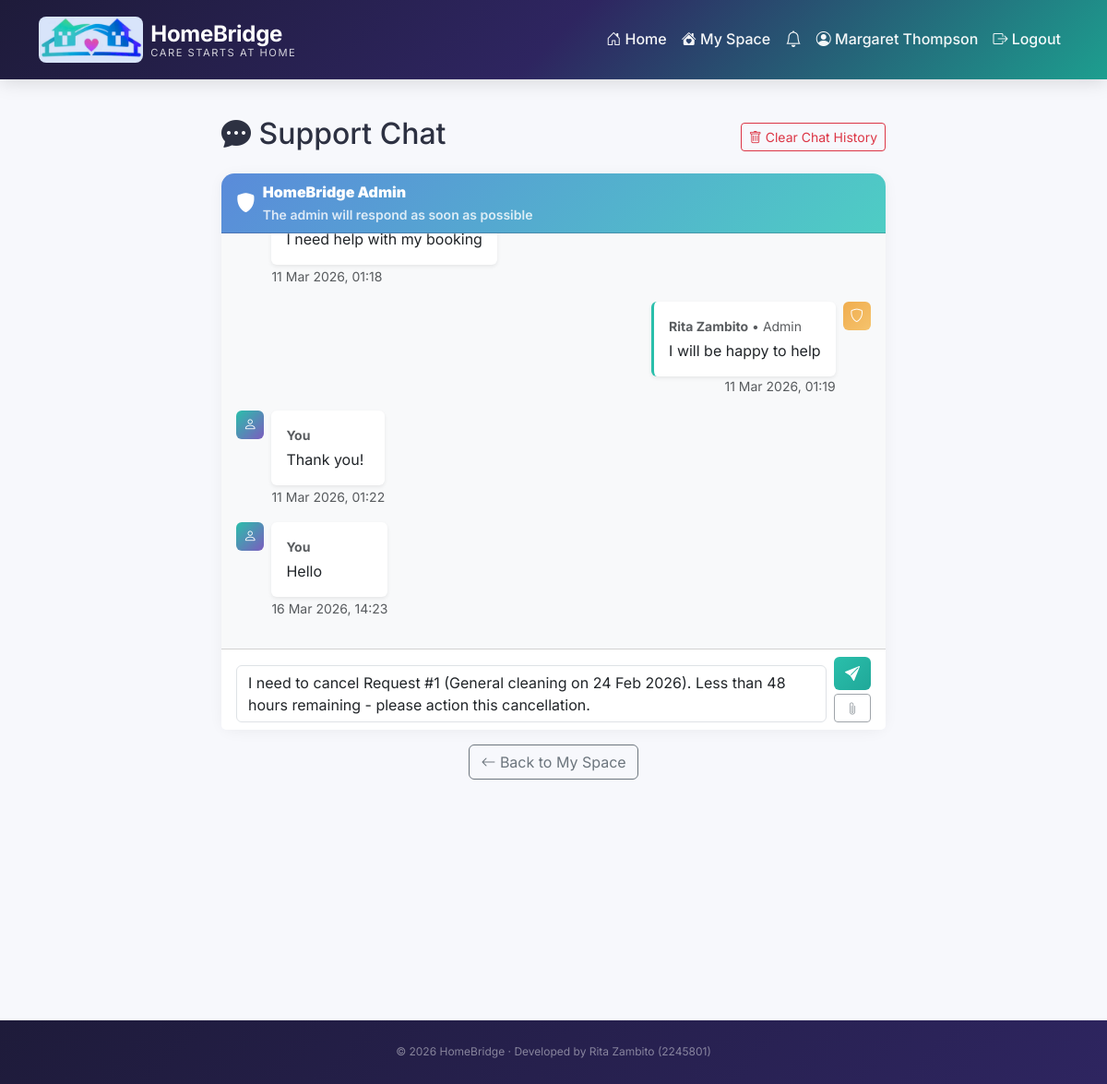
/support-chat?request_id=1 (signed in), run on the app's committed database.
### app.py (models this page shows)
class ServiceUser(db.Model):
    __tablename__ = 'service_users'
    id = db.Column(db.Integer, primary_key=True)
    name = db.Column(db.String(100), nullable=False)
    email = db.Column(db.String(120), unique=True, nullable=False)
    password = db.Column(db.String(200), nullable=False)
    phone = db.Column(db.String(20))
    address = db.Column(db.String(200))
    postcode = db.Column(db.String(10))
    latitude = db.Column(db.Float)  # Cached coordinates
    longitude = db.Column(db.Float)  # Cached coordinates
    conditions = db.Column(db.Text)
    emergency_contact = db.Column(db.String(20))
    registered_date = db.Column(db.DateTime, default=uk_now)
    status = db.Column(db.String(20), default='active')

class ChatMessage(db.Model):
    __tablename__ = 'chat_messages'
    id = db.Column(db.Integer, primary_key=True)
    participant_id = db.Column(db.Integer, nullable=False)
    participant_type = db.Column(db.String(20), nullable=False)  # 'user' or 'volunteer'
    sender_type = db.Column(db.String(20), nullable=False)  # 'user', 'volunteer', 'admin'
    sender_name = db.Column(db.String(100), nullable=False)
    message = db.Column(db.Text, nullable=False)
    is_read = db.Column(db.Boolean, default=False)
    created_date = db.Column(db.DateTime, default=uk_now)
    linked_request_id = db.Column(db.Integer, db.ForeignKey('requests.id'), nullable=True)

### app.py (the view, shortened to what this page needs)
@app.route('/support-chat', methods=['GET', 'POST'])
@login_required
def support_chat():
    if current_user.user_type == 'admin':
        return redirect(url_for('admin_conversations'))
    my_id = int(current_user.id.split('_')[1])
    my_type = current_user.user_type
    prefill_message = ''
    prefill_request_id = request.args.get('request_id', '')
    if prefill_request_id:
        req_obj = Request.query.get(prefill_request_id)
        if req_obj:
            prefill_message = f"I need to cancel Request #{req_obj.id} ({req_obj.support_type} on {fmt_date(req_obj.preferred_date)}). Less than 48 hours remaining - please action this cancellation."
    messages = ChatMessage.query.filter_by(
        participant_id=my_id,
        participant_type=my_type
    ).order_by(ChatMessage.created_date.asc()).all()
    for msg in messages:
        if msg.sender_type == 'admin' and not msg.is_read:
            msg.is_read = True
    db.session.commit()
    return render_template('support_chat.html',
                           messages=messages,
                           prefill_message=prefill_message,
                           prefill_request_id=prefill_request_id)

### app.py (called while the page is built)
@login_manager.user_loader
def load_user(user_id):
    user_type, actual_id = user_id.split('_')
    actual_id = int(actual_id)
    if user_type == 'user':
        user_obj = ServiceUser.query.get(actual_id)
        if user_obj:
            return User(user_id, user_obj.email, user_obj.name, 'user')
    elif user_type == 'volunteer':
        volunteer_obj = Volunteer.query.get(actual_id)
        if volunteer_obj:
            return User(user_id, volunteer_obj.email, volunteer_obj.name, 'volunteer')
    elif user_type == 'admin':
        admin_obj = Admin.query.get(actual_id)
        if admin_obj:
            return User(user_id, admin_obj.email, admin_obj.name, 'admin')
    return None

@app.after_request
def add_no_cache(response):
    response.headers['Cache-Control'] = 'no-cache, no-store, must-revalidate'
    response.headers['Pragma'] = 'no-cache'
    response.headers['Expires'] = '0'
    return response

@app.context_processor
def inject_notification_count():
    if hasattr(current_user, 'is_authenticated') and current_user.is_authenticated:
        actual_id = int(current_user.id.split('_')[1])
        count = Notification.query.filter_by(
            recipient_id=actual_id,
            recipient_type=current_user.user_type,
            is_read=False
        ).count()
        return {'unread_notifications': count}
    return {'unread_notifications': 0}

@app.template_filter('format_date')
def format_date_filter(date_str):
    if not date_str:
        return 'Flexible'
    try:
        from datetime import datetime
        date_obj = datetime.strptime(date_str, '%Y-%m-%d')
        return date_obj.strftime('%d %b %Y')
    except (ValueError, TypeError):
        return date_str

def fmt_date(date_str):
    return format_date_filter(date_str)

### templates/support_chat.html (shortened to what this page needs)
{% extends 'base.html' %}
{% block content %}
<div class="container">
    <div class="row justify-content-center">
        <div class="col-md-8">
            <div class="d-flex justify-content-between align-items-center mb-3">
                <h2><i class="bi bi-chat-dots-fill"></i> Support Chat</h2>
                {% if messages %}
                <form method="POST" action="{{ url_for('clear_chat') }}" class="d-inline"
                      onsubmit="return confirm('Clear all chat history? This cannot be undone.')">
                    <button type="submit" class="btn btn-outline-danger btn-sm">
                        <i class="bi bi-trash"></i> Clear Chat History
                    </button>
                </form>
                {% endif %}
            </div>
            <div class="card">
                <div class="card-header text-white" style="background: linear-gradient(135deg, #5A8BDA, #4ECDC4); border-radius: 8px 8px 0 0;">
                    <div class="d-flex align-items-center">
                        <i class="bi bi-shield-fill me-2" style="font-size: 1.3rem;"></i>
                        <div>
                            <strong>HomeBridge Admin</strong>
                            <br><small style="opacity: 0.8;">The admin will respond as soon as possible</small>
                        </div>
                    </div>
                </div>
                <div class="card-body" style="height: 450px; overflow-y: auto; background: #f8f9fa;" id="chatArea">
                    {% if messages %}
                        {% for msg in messages %}
                            {% if msg.sender_type != 'admin' %}
                                <div class="d-flex mb-3">
                                    <div class="me-2">
                                        <span class="badge bg-primary p-2"><i class="bi bi-person" style="font-size: 0.9rem;"></i></span>
                                    </div>
                                    <div style="max-width: 75%;">
                                        <div class="bg-white p-3 rounded shadow-sm">
                                            <small class="text-muted d-block mb-1"><strong>You</strong></small>
                                            <p class="mb-0" style="white-space: pre-wrap;">{{ msg.message }}</p>
                                        </div>
                                        <small class="text-muted">{{ msg.created_date.strftime('%d %b %Y, %H:%M') }}</small>
                                    </div>
                                </div>
                            {% else %}
                                <div class="d-flex mb-3 justify-content-end">
                                    <div style="max-width: 75%;">
                                        <div class="bg-white p-3 rounded shadow-sm" style="border-left: 3px solid var(--hb-teal);">
                                            <small class="text-muted d-block mb-1"><strong>{{ msg.sender_name }}</strong> &bull; Admin</small>
                                            <p class="mb-0" style="white-space: pre-wrap;">{{ msg.message }}</p>
                                        </div>
                                        <small class="text-muted d-block text-end">{{ msg.created_date.strftime('%d %b %Y, %H:%M') }}</small>
                                    </div>
                                    <div class="ms-2">
                                        <span class="badge bg-warning p-2"><i class="bi bi-shield" style="font-size: 0.9rem;"></i></span>
                                    </div>
                                </div>
                            {% endif %}
                        {% endfor %}
                    {% else %}
                        <div class="text-center py-5">
                            <i class="bi bi-chat-dots text-muted" style="font-size: 3rem;"></i>
                            <p class="text-muted mt-2">No messages yet. Start a conversation with the admin.</p>
                        </div>
                    {% endif %}
                </div>
                <div class="card-footer bg-white">
                    <form method="POST" class="d-flex align-items-end gap-2">
                        <div class="flex-grow-1">
                            <textarea class="form-control" name="message" rows="2"
                                      placeholder="Type your message..." required style="resize: none;">{{ prefill_message }}</textarea>
                        </div>
                        <div class="d-flex flex-column gap-1">
                            <button type="submit" class="btn btn-success">
                                <i class="bi bi-send-fill"></i>
                            </button>
                            <button type="button" class="btn btn-outline-secondary btn-sm" disabled title="File attachments coming soon">
                                <i class="bi bi-paperclip"></i>
                            </button>
                        </div>
                    </form>
                </div>
            </div>
            <div class="text-center mt-3">
                {% if current_user.user_type == 'volunteer' %}
                    <a href="{{ url_for('volunteer_dashboard') }}" class="btn btn-outline-secondary">
                        <i class="bi bi-arrow-left"></i> Back to My Space
                    </a>
                {% else %}
                    <a href="{{ url_for('user_dashboard') }}" class="btn btn-outline-secondary">
                        <i class="bi bi-arrow-left"></i> Back to My Space
                    </a>
                {% endif %}
            </div>
        </div>
    </div>
</div>
{% endblock %}

### templates/base.html (shortened to what this page needs)
<!DOCTYPE html>
<html lang="en">
<head>
    <link href="https://cdn.jsdelivr.net/npm/bootstrap@5.3.0/dist/css/bootstrap.min.css" rel="stylesheet">
    <link rel="stylesheet" href="https://cdn.jsdelivr.net/npm/bootstrap-icons@1.11.0/font/bootstrap-icons.css">
</head>
<body class="d-flex flex-column min-vh-100">
    <nav class="navbar navbar-expand-lg navbar-hb" aria-label="Main navigation">
        <div class="container">
            <a href="{{ url_for('index') }}" class="navbar-brand d-flex align-items-center text-decoration-none">
                <img src="{{ url_for('static', filename='images/logo.png') }}" alt="HomeBridge" height="50" class="me-2" style="border-radius: 8px;">
                <div class="d-flex flex-column justify-content-center">
                    <span class="brand-name">HomeBridge</span>
                    <span class="brand-tagline">Care starts at home</span>
                </div>
            </a>
            <div class="collapse navbar-collapse" id="navbarNav">
                <ul class="navbar-nav ms-auto">
                    {% if current_user.is_authenticated %}
                        {% if current_user.user_type == 'admin' %}
                            <li class="nav-item">
                                <a class="nav-link" href="{{ url_for('admin_dashboard') }}">
                                    <i class="bi bi-grid-1x2-fill"></i> Dashboard
                                </a>
                            </li>
                        {% else %}
                            <li class="nav-item">
                                <a class="nav-link" href="{{ url_for('index') }}">
                                    <i class="bi bi-house-door"></i> Home
                                </a>
                            </li>
                            <li class="nav-item">
                                <a class="nav-link" href="{{ url_for('user_dashboard') }}">
                                    <i class="bi bi-house-heart-fill"></i> My Space
                                </a>
                            </li>
                        {% endif %}
                        <li class="nav-item">
                            <a class="nav-link position-relative" href="{{ url_for('notifications') }}" aria-label="Notifications">
                                <i class="bi bi-bell" style="font-size: 1.1rem;"></i>
                            </a>
                        </li>
                        <li class="nav-item">
                            {% if current_user.user_type == 'admin' %}
                                <span class="nav-link">
                                    <i class="bi bi-person-circle"></i> {{ current_user.name }}
                                </span>
                            {% elif current_user.user_type == 'volunteer' %}
                                <a class="nav-link" href="{{ url_for('volunteer_profile') }}">
                                    <i class="bi bi-person-circle"></i> {{ current_user.name }}
                                </a>
                            {% else %}
                                <a class="nav-link" href="{{ url_for('user_profile') }}">
                                    <i class="bi bi-person-circle"></i> {{ current_user.name }}
                                </a>
                            {% endif %}
                        </li>
                        <li class="nav-item">
                            <a class="nav-link" href="{{ url_for('logout') }}">
                                <i class="bi bi-box-arrow-right"></i> Logout
                            </a>
                        </li>
                    {% endif %}
                </ul>
            </div>
        </div>
    </nav>
    <main id="main-content" class="container my-4 flex-grow-1">
        {% block content %}{% endblock %}
    </main>
    <footer class="footer-hb mt-5" role="contentinfo">
        <div class="container text-center">
            <p class="footer-copy mb-0">
                &copy; 2026 HomeBridge &middot; Developed by Rita Zambito (2245801)
            </p>
        </div>
    </footer>
</body>
</html>

### templates/base.html (style rules this page uses)
:root { --hb-teal: #2ABFAB; --hb-teal-dark: #1D9E8F; --hb-violet: #7C5CBF; --hb-violet-dark: #5A3D96; --hb-pink-accent: #E8709A; --hb-navy: #1E1B3A; --hb-gradient: linear-gradient(135deg, #1D9E8F, #5A3D96); --hb-gradient-soft: linear-gradient(135deg, #2ABFAB, #7C5CBF); --hb-gradient-light: linear-gradient(135deg, #E8F8F5, #EDE7F6); }
body { font-family: 'Inter', sans-serif; background: #F7F8FC; color: #2D3142; }
.navbar-hb { background: linear-gradient(135deg, #1E1B3A 0%, #2E2560 50%, #1D9E8F 100%); padding: 0.8rem 0; box-shadow: 0 2px 20px rgba(0,0,0,0.15); position: sticky; top: 0; z-index: 1020; }
.navbar-hb .nav-link { color: rgba(255,255,255,0.95) !important; font-weight: 500; font-size: 1rem; transition: all 0.2s; }
.brand-name { color: #fff; font-weight: 700; font-size: 1.5rem; letter-spacing: -0.3px; line-height: 1.2; }
.brand-tagline { color: rgba(255,255,255,0.8); font-size: 0.7rem; font-weight: 400; letter-spacing: 1.5px; text-transform: uppercase; line-height: 1; }
.btn-success { background: linear-gradient(135deg, #2ABFAB, #20A899); border: none; }
.card { border: none; border-radius: 14px; box-shadow: 0 2px 15px rgba(0,0,0,0.05); transition: transform 0.2s ease, box-shadow 0.2s ease; }
.card-header { border-radius: 14px 14px 0 0 !important; font-weight: 600; }
.bg-primary { background: var(--hb-gradient-soft) !important; }
.bg-warning { background: linear-gradient(135deg, #F0AD4E, #F5C36D) !important; }
.badge.bg-primary { background: var(--hb-gradient-soft) !important; }
a { color: var(--hb-violet); }
.footer-hb { background: linear-gradient(135deg, #1E1B3A, #2E2560); color: rgba(255,255,255,0.85); padding: 1.6rem 0; font-size: 0.85rem; }
.footer-hb .footer-copy { color: rgba(255,255,255,0.45); font-size: 0.75rem; }

### data on the page
ServiceUser: name "Margaret Thompson"
ChatMessage: message "I need help with my booking", created_date "11 Mar 2026, 01:18"
ChatMessage: sender_name "Rita Zambito", message "I will be happy to help", created_date "11 Mar 2026, 01:19"
ChatMessage: message "Thank you!", created_date "11 Mar 2026, 01:22"
ChatMessage: message "Hello", created_date "16 Mar 2026, 14:23"
